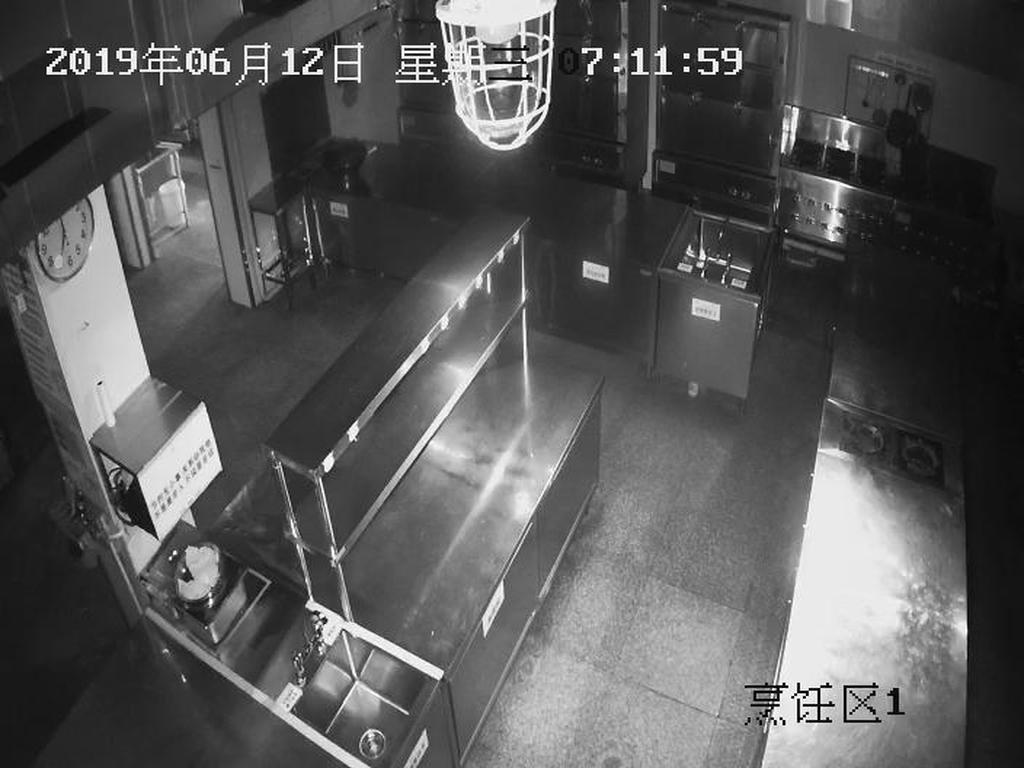
#> input picture img/2.1.jpg, 1024 x 768 px
$ python similarity.py
#> lines starting #> are read from the running program, lines starting #| are printed output that depends on the picture
# -*- coding: utf-8 -*-
from PIL import Image


class CompareImage(object):
    def __init__(self):
        self.path1 = (145, 334, 691, 685)
        self.path2 = (810, 263, 960, 670)

    def calculate(self, image1, image2):
        g = image1.histogram()
        s = image2.histogram()
        assert len(g) == len(s), "error"

        data = []

        for index in range(0, len(g)):
            if g[index] != s[index]:
                data.append(1 - abs(g[index] - s[index]) / max(g[index], s[index]))
            else:
                data.append(1)

        return sum(data) / len(g)

    def split_image(self, image, part_size):
        pw, ph = part_size
        w, h = image.size

        sub_image_list = []

        assert w % pw == h % ph == 0, "error"

        for i in range(0, w, pw):
            for j in range(0, h, ph):
                sub_image = image.crop((i, j, i + pw, j + ph)).copy()
                sub_image_list.append(sub_image)

        return sub_image_list

    def compare_image(self, file_image1, file_image2, path, size=(256, 256), part_size=(64, 64)):
#> called with file_image1 = './img/2.1.jpg', file_image2 = './img/2.3.jpg', path = (810, 263, 960, 670), size = (256, 256), part_size = (64, 64)
        image1 = Image.open(file_image1)
#> image1 is the input picture: PIL image 1024x768 RGB; min 0, max 255, mean 87.7
        image1 = image1.crop(path)
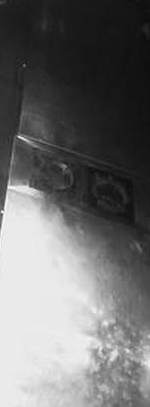
#> image1: PIL image 150x407 RGB; min 11, max 255, mean 109
        image2 = Image.open(file_image2)
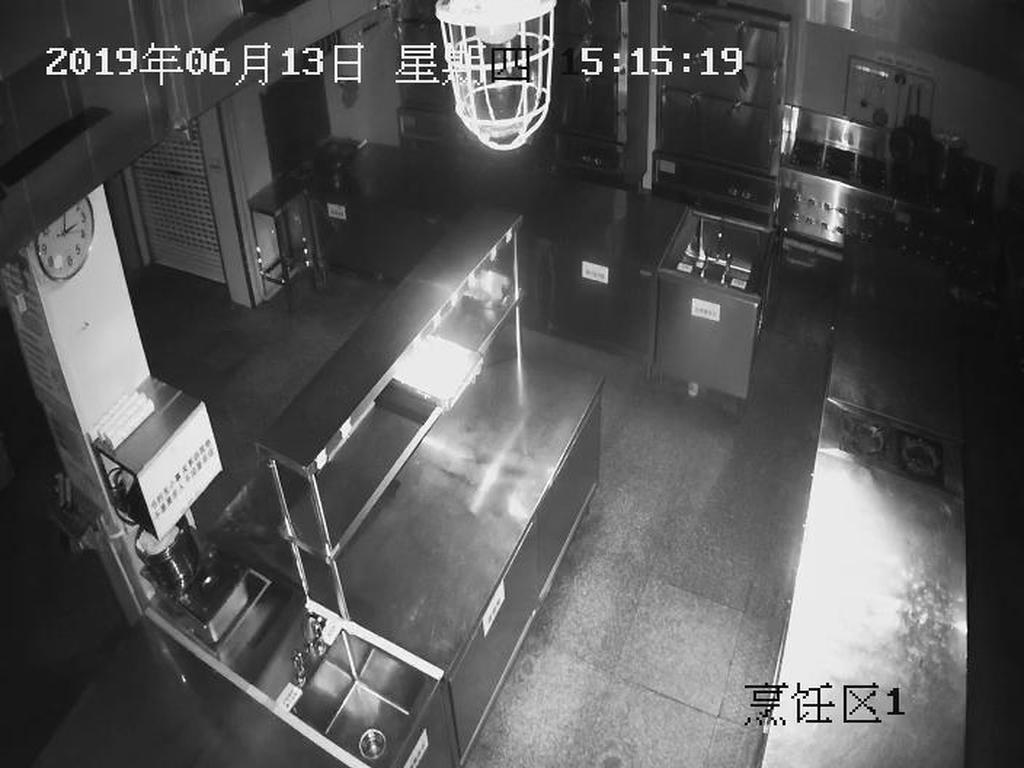
#> input picture img/2.3.jpg, 1024 x 768 px
#> image2 is the input picture: PIL image 1024x768 RGB; min 0, max 255, mean 86.4
        image2 = image2.crop(path)
#> image2: PIL image 150x407 RGB

        img1 = image1.resize(size).convert("RGB")
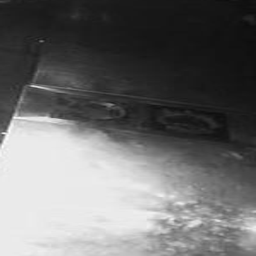
#> img1: PIL image 256x256 RGB; min 12, max 254, mean 109
        sub_image1 = self.split_image(img1, part_size)
#> after the loop in split_image, `for i in range(0, w, pw):`: sub_image_list = 16 items
#> sub_image1 = 16 items

        img2 = image2.resize(size).convert("RGB")
        sub_image2 = self.split_image(img2, part_size)
#> sub_image2 = 16 items

        sub_data = 0
        for im1, im2 in zip(sub_image1, sub_image2):
            sub_data += self.calculate(im1, im2)
#> this loop made 16 passes
#> sub_data on passes 1 to 12: 0.873, 1.57, 2.23, 3.15, 4.1, 4.87, 5.59, 6.49, 7.45, 8.39, 9.15, 9.98
#> after the loop, sub_data = 13.48

        x = size[0] / part_size[0]
        y = size[1] / part_size[1]

        pre = round((sub_data / (x * y)), 6)
#> pre = 0.843
        print(str(pre * 100) + '%')
#| 84.2732%
        # print('Compare the image result is: ' + str(pre))
        # return pre


compare_image = CompareImage()
compare_image.compare_image("./img/2.1.jpg", "./img/2.3.jpg", compare_image.path2)
